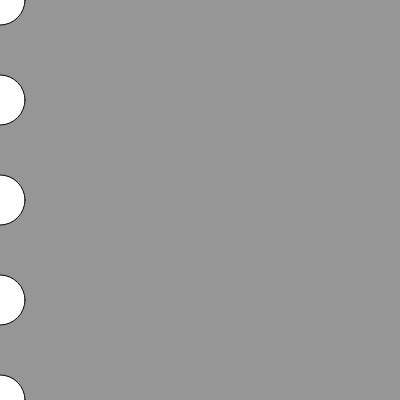
Frame 1 (no input)
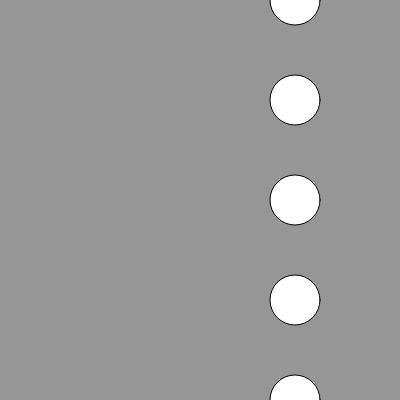
Frame 60 (no input)
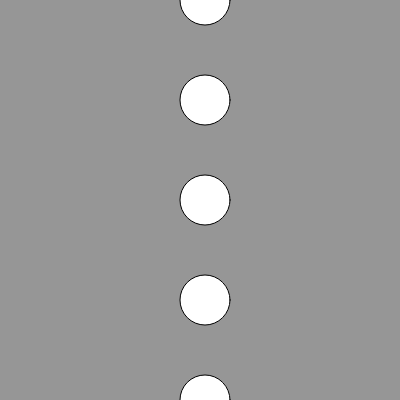
Frame 120 (the mouse pressed at the canvas centre since frame 60)

The p5.js sketch that drew these frames (run headless with seeded random() and noise() and a simulated clock; from frame 60 on, the mouse is pressed at the canvas centre):

// p5.js sketch
// ── sketch.js
let n_balls = 5;
let x_pos = 0;
let vel = 5;

function setup() {
  createCanvas(400, 400);
}

function draw() {
  background(150);
  
  if(x_pos >= width){
    vel = -vel
     }
  if(x_pos < 0){
    vel = -vel
  }
 
  //circle(x_pos,200,50);
  for(n=0; n <= n_balls; n++){
    circle(x_pos, n*100 ,50);
  }
  
  x_pos += vel
}
